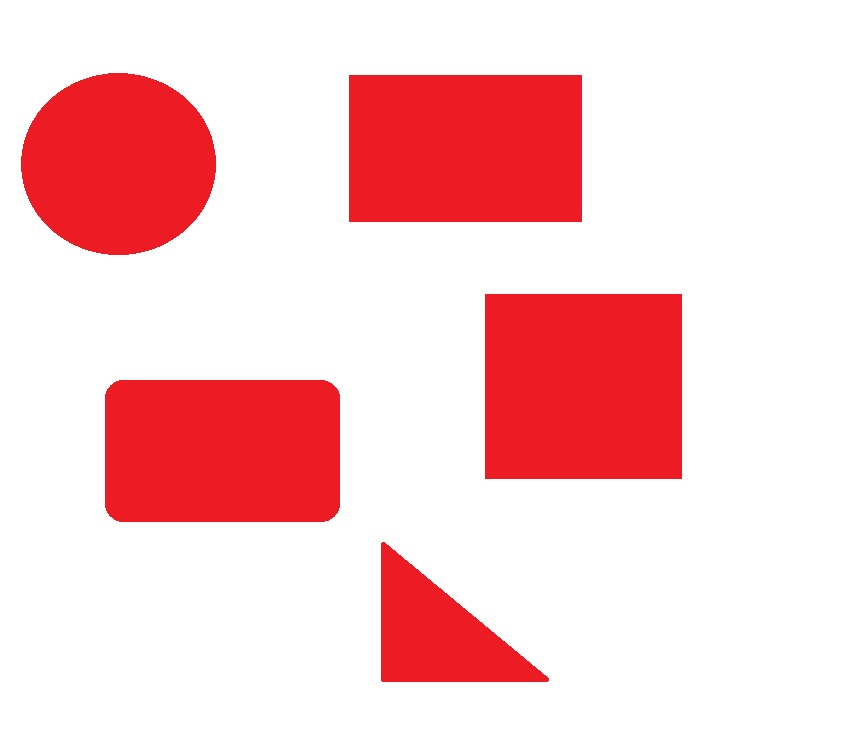
#> input picture Python/Input/shapes.jpg, 867 x 742 px, found by its file name
$ python shapedetec.py
#> lines starting #> are read from the running program, lines starting #| are printed output that depends on the picture; after the words box and inside, x2 and y2 are one past the last pixel; in counts of white or black regions, pixels touching at a corner belong together
# -*- coding: utf-8 -*-
"""
Created on Wed Feb 27 21:57:03 2019

@author: HP
"""

import cv2
import imutils

img=cv2.imread(r'F:\CS Projects\Coding\Python\Input\shapes.jpg')
#> img is the input picture: shape (742, 867, 3); mean B, G, R 206, 204, 250.7
gray=cv2.cvtColor(img,cv2.COLOR_BGR2GRAY)
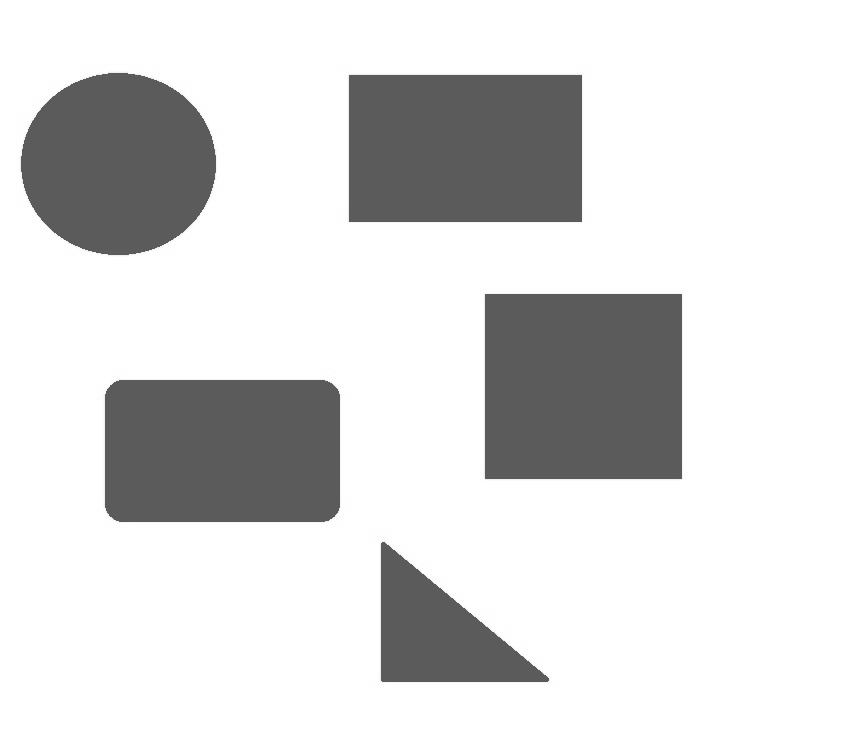
#> gray: shape (742, 867); min 83, max 255, mean 218.2
gray=cv2.GaussianBlur(gray,(7,7),0)

edge=cv2.Canny(gray,50,100)
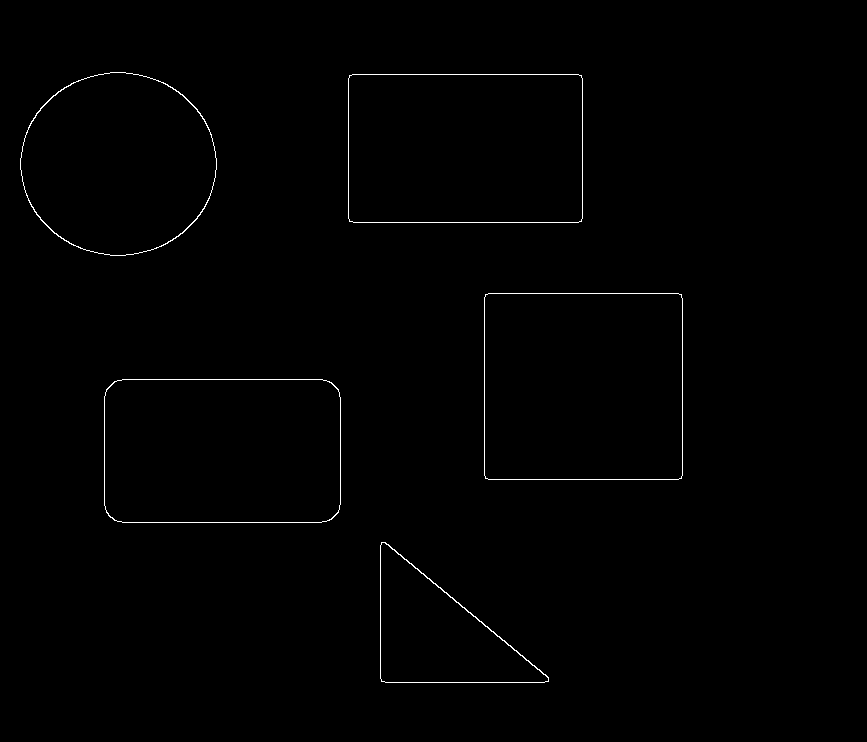
#> edge: shape (742, 867); 0.55% white in thin lines or dots, all inside (x1, y1, x2, y2) = (20, 72, 683, 683)
edge=cv2.dilate(edge,None,iterations=1)
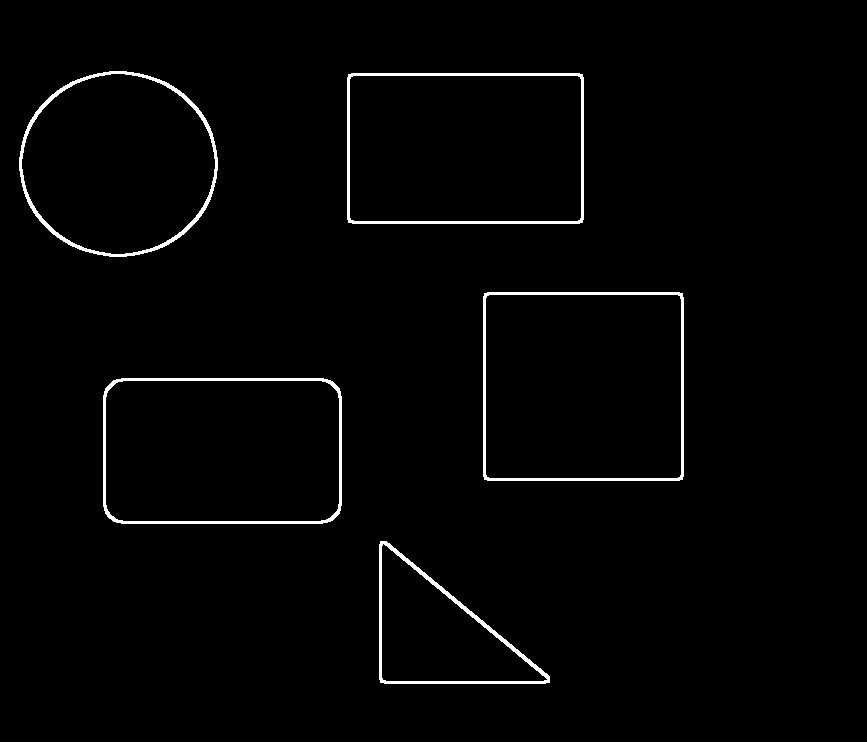
#> edge: shape (742, 867); 1.7% white; 5 white regions
edge=cv2.erode(edge,None,iterations=1)

cnts=cv2.findContours(edge.copy(),cv2.RETR_EXTERNAL,cv2.CHAIN_APPROX_SIMPLE)
#> cnts = 5 contours; box (x1, y1, x2, y2) and area: (484, 293, 683, 480) 36803, (348, 74, 583, 223) 34607, (104, 379, 341, 523) 33396, (20, 72, 217, 256) 28005, (380, 542, 549, 683) 12514
cnts=imutils.grab_contours(cnts)
copy=img.copy()
font=cv2.FONT_HERSHEY_SIMPLEX
fontScale=0.3
fontColor=(255,0,0)
lineType=1
for c in cnts:
    if cv2.contourArea(c)>100:
        arclen=cv2.arcLength(c,True)
        approx=cv2.approxPolyDP(c,0.015*arclen,True)
        shape="NONE"
        if len(approx)==3:
            shape="Triangle"
        elif len(approx)==4:
            (x,y,w,h)=cv2.boundingRect(approx)
            a=w/float(h)
            if a>=0.9 and a<=1.1:
                shape="Square"
            else:
                shape="Rectangle"
        elif len(approx)==5:
            shape="pentagon"
        else:
            shape="Circle"
        cv2.drawContours(copy,[approx],0,(0,255,0),6)
        print(shape)
        m=cv2.moments(approx)
        cx = int(m['m10']/m['m00'])
        cy = int(m['m01']/m['m00'])
        cv2.putText(copy,shape, (cx,cy), font, fontScale,fontColor,lineType)
#> this loop made 5 passes
#> (arclen, approx, shape, x, y, w, h, a) on passes 2 to 4: (730.5, [[106, 389], [114, 520], [338, 512], [331, 382]], 'Rectangle', 106, 382, 233, 139, 1.68), (763.3, [[485, 294], [485, 478], [681, 478], [681, 294]], 'Square', 485, 294, 197, 185, 1.06), (759.3, [[349, 75], [349, 221], [581, 221], [581, 75]], 'Rectangle', 349, 75, 233, 147, 1.59)
#> (arclen, approx, shape, cx, cy) on pass 1: (534.6, [[381, 542], [381, 681], [548, 681]], 'Triangle', 436, 634)
#| Triangle
#| Rectangle
#| Square
#| Rectangle
#| Circle
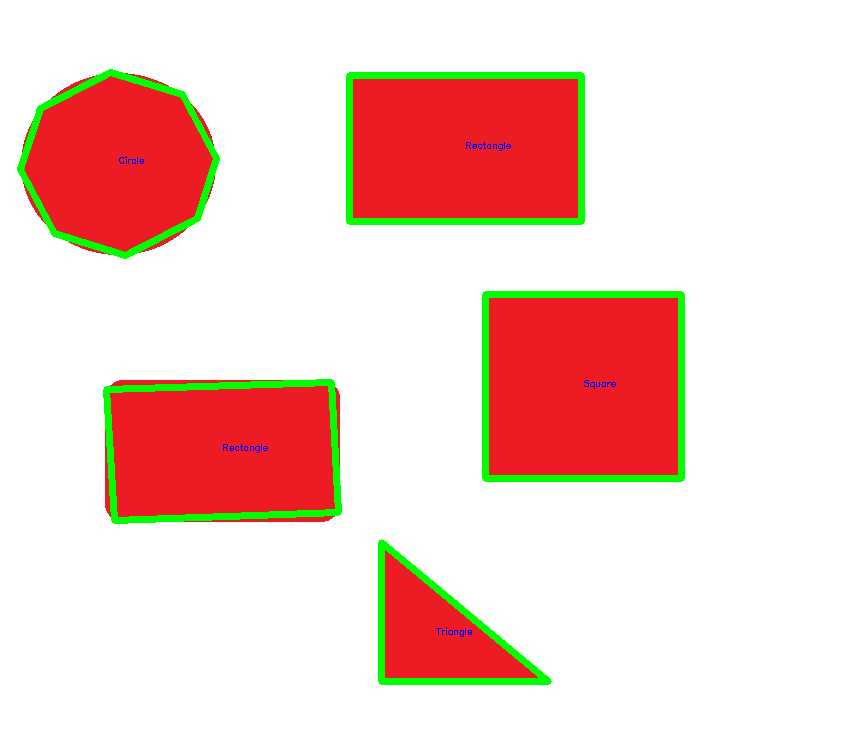
#> copy: shape (742, 867, 3); 3.67% of pixels changed, all inside (x1, y1, x2, y2) = (17, 69, 685, 685)
cv2.imshow('frame',copy)
cv2.waitKey(0)
cv2.destroyAllWindows()
